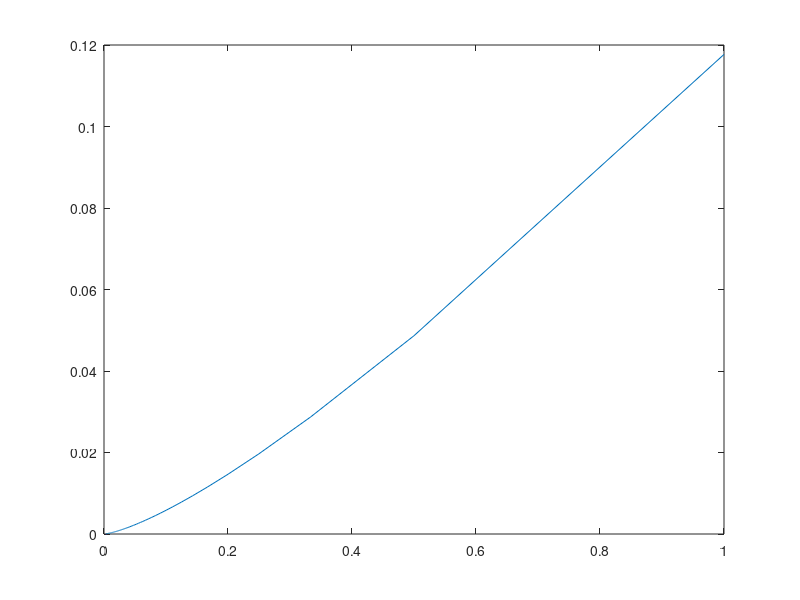

Recreate this plot in MATLAB.
k = [1:1:1000];
h = 1./k;
n = size(h,2);
R = zeros(1,n);

for i = 1:n
	x = [0:h(i):1];
	y = sqrt(x).*log(x);
	y(1) = 0;
	Tn = 0;
	for j = 1:k(i)
		xm = (x(j) + x(j+1))/2;
		Tn = Tn + h(i)/6*(y(j)+4*sqrt(xm)*log(xm)+y(j+1));
	end
%	Tn = h(i)*sum(y)-h(i)/2 * (y(1)+y(size(y,2)));
	R(i) = Tn+4/9;
end
plot(h, R);
